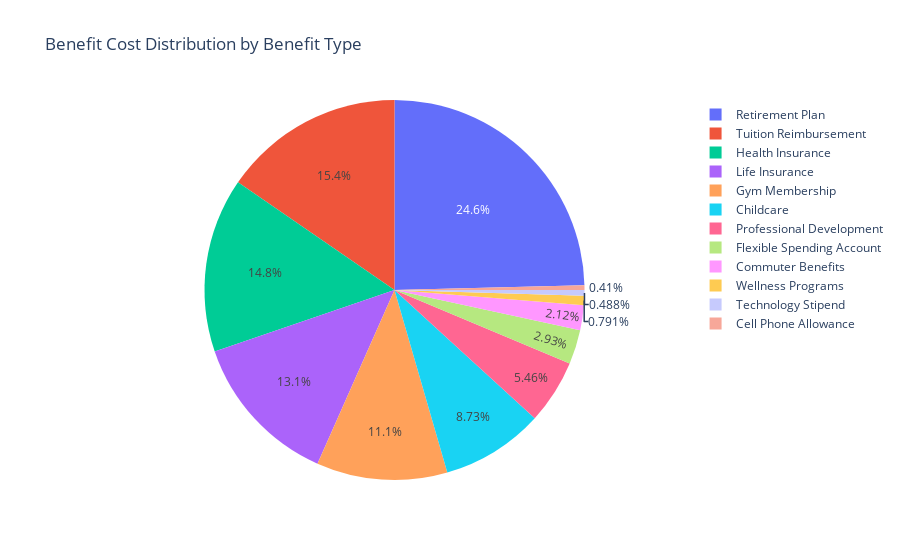

Here is the notebook cell this chart was saved with:
### Code cell
# Aggregate BenefitCost by BenefitType
benefit_type_costs = merged_costs.groupby("BenefitType", as_index=False)["BenefitCost"].sum()

# Create interactive pie chart
fig = px.pie(
    benefit_type_costs,
    values="BenefitCost", 
    names="BenefitType", 
    hover_data=["BenefitCost"],
    title="Benefit Cost Distribution by Benefit Type"
)

# Format hover template
fig.update_traces(
    hovertemplate="<b>%{label}</b><br>Total Cost: $%{value:,.2f}"
)

fig.show()

### Figure 1 — Plotly figure (JSON) as saved in the notebook; plotly's stock layout.template omitted (floating-point values rounded to 4 significant figures)
{"data": [{"customdata": [[106795], [2276000.0], [551525], [762750], [2899000.0], [3866000.0], [3419000.0], [1422050], [6408000.0], [127200], [4014000.0], [206250]], "domain": {"x": [0, 1], "y": [0, 1]}, "hovertemplate": "<b>%{label}</b><br>Total Cost: $%{value:,.2f}", "labels": ["Cell Phone Allowance", "Childcare", "Commuter Benefits", "Flexible Spending Account", "Gym Membership", "Health Insurance", "Life Insurance", "Professional Development", "Retirement Plan", "Technology Stipend", "Tuition Reimbursement", "Wellness Programs"], "legendgroup": "", "name": "", "showlegend": true, "type": "pie", "values": [106795, 2276000.0, 551525, 762750, 2899000.0, 3866000.0, 3419000.0, 1422050, 6408000.0, 127200, 4014000.0, 206250]}], "layout": {"legend": {"tracegroupgap": 0}, "title": {"text": "Benefit Cost Distribution by Benefit Type"}}}
